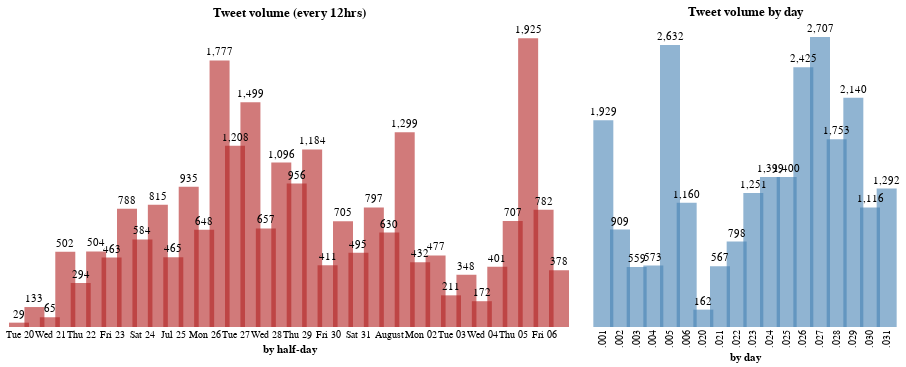

Here is the notebook cell this chart was saved with:
### Code cell
import altair as alt
alt.data_transformers.disable_max_rows()

steelblue = 'rgb(70,130,180)'

tweet_by_hours_bar = alt.Chart(all_tweets_time, title='Tweet volume (every 12hrs)').mark_bar(
    opacity=0.6, color='firebrick', size=20).encode(
    x=alt.X('time_bins_12h:T', axis=alt.Axis(title='by half-day', ticks=False)),
    y=alt.Y('count:Q', axis=None),  
)

tweet_by_hours_text = alt.Chart(all_tweets_time).mark_text(
    align='center',
    baseline='middle',
    color='black',
    dy=-8 
).encode(
    x=alt.X('time_bins_12h:T', axis=alt.Axis(ticks=False)),
    y=alt.Y('count:Q', axis=None),
    text=alt.Text('count:Q', format=',')
)

tweet_by_days_bar = alt.Chart(all_tweets_day, title='Tweet volume by day').mark_bar(opacity=0.6, color='steelblue', size=20).encode(
    x=alt.X('day_bins:O', axis=alt.Axis(title='by day', ticks=False)),
    y=alt.Y('count:Q', axis=None),  
)

tweet_by_days_text = alt.Chart(all_tweets_day).mark_text(
    align='center',
    baseline='middle',
    color='black',
    dy=-8 
).encode(
    x=alt.X('day_bins:T', axis=alt.Axis(ticks=False)),
    y=alt.Y('count:Q', axis=alt.Axis(title='count', ticks=False)),  
    text=alt.Text('count:Q', format=',')
)

tweet_by_hours = (tweet_by_hours_bar + tweet_by_hours_text).properties(
    width=550,
    height=300)

tweet_by_days = (tweet_by_days_bar + tweet_by_days_text).properties(
    width=300,
    height=300)

(tweet_by_hours | tweet_by_days).configure_axis(
    grid=False,
    domain=False
).configure_view(
    strokeWidth=0)

### Figure 1 — Vega-Lite specification as saved in the notebook (floating-point values rounded to 4 significant figures)
{"config": {"view": {"continuousWidth": 400, "continuousHeight": 300, "strokeWidth": 0}, "axis": {"domain": false, "grid": false}}, "hconcat": [{"layer": [{"mark": {"type": "bar", "color": "firebrick", "opacity": 0.6, "size": 20}, "encoding": {"x": {"type": "temporal", "axis": {"ticks": false, "title": "by half-day"}, "field": "time_bins_12h"}, "y": {"type": "quantitative", "axis": null, "field": "count"}}, "title": "Tweet volume (every 12hrs)"}, {"mark": {"type": "text", "align": "center", "baseline": "middle", "color": "black", "dy": -8}, "encoding": {"text": {"type": "quantitative", "field": "count", "format": ","}, "x": {"type": "temporal", "axis": {"ticks": false}, "field": "time_bins_12h"}, "y": {"type": "quantitative", "axis": null, "field": "count"}}}], "data": {"name": "data-627b8e72edacba233b673421222e5198"}, "height": 300, "width": 550}, {"layer": [{"mark": {"type": "bar", "color": "steelblue", "opacity": 0.6, "size": 20}, "encoding": {"x": {"type": "ordinal", "axis": {"ticks": false, "title": "by day"}, "field": "day_bins"}, "y": {"type": "quantitative", "axis": null, "field": "count"}}, "title": "Tweet volume by day"}, {"mark": {"type": "text", "align": "center", "baseline": "middle", "color": "black", "dy": -8}, "encoding": {"text": {"type": "quantitative", "field": "count", "format": ","}, "x": {"type": "temporal", "axis": {"ticks": false}, "field": "day_bins"}, "y": {"type": "quantitative", "axis": {"ticks": false, "title": "count"}, "field": "count"}}}], "data": {"name": "data-29c3c9d1103ab9b29e8dd668906dc0a6"}, "height": 300, "width": 300}], "$schema": "https://vega.github.io/schema/vega-lite/v4.8.1.json", "datasets": {"data-627b8e72edacba233b673421222e5198": [{"time_bins_12h": "2021-07-20T00:00:00", "count": 29}, {"time_bins_12h": "2021-07-20T12:00:00", "count": 133}, {"time_bins_12h": "2021-07-21T00:00:00", "count": 65}, {"time_bins_12h": "2021-07-21T12:00:00", "count": 502}, {"time_bins_12h": "2021-07-22T00:00:00", "count": 294}, {"time_bins_12h": "2021-07-22T12:00:00", "count": 504}, {"time_bins_12h": "2021-07-23T00:00:00", "count": 463}, {"time_bins_12h": "2021-07-23T12:00:00", "count": 788}, {"time_bins_12h": "2021-07-24T00:00:00", "count": 584}, {"time_bins_12h": "2021-07-24T12:00:00", "count": 815}, {"time_bins_12h": "2021-07-25T00:00:00", "count": 465}, {"time_bins_12h": "2021-07-25T12:00:00", "count": 935}, {"time_bins_12h": "2021-07-26T00:00:00", "count": 648}, {"time_bins_12h": "2021-07-26T12:00:00", "count": 1777}, {"time_bins_12h": "2021-07-27T00:00:00", "count": 1208}, {"time_bins_12h": "2021-07-27T12:00:00", "count": 1499}, {"time_bins_12h": "2021-07-28T00:00:00", "count": 657}, {"time_bins_12h": "2021-07-28T12:00:00", "count": 1096}, {"time_bins_12h": "2021-07-29T00:00:00", "count": 956}, {"time_bins_12h": "2021-07-29T12:00:00", "count": 1184}, {"time_bins_12h": "2021-07-30T00:00:00", "count": 411}, {"time_bins_12h": "2021-07-30T12:00:00", "count": 705}, {"time_bins_12h": "2021-07-31T00:00:00", "count": 495}, {"time_bins_12h": "2021-07-31T12:00:00", "count": 797}, {"time_bins_12h": "2021-08-01T00:00:00", "count": 630}, {"time_bins_12h": "2021-08-01T12:00:00", "count": 1299}, {"time_bins_12h": "2021-08-02T00:00:00", "count": 432}, {"time_bins_12h": "2021-08-02T12:00:00", "count": 477}, {"time_bins_12h": "2021-08-03T00:00:00", "count": 211}, {"time_bins_12h": "2021-08-03T12:00:00", "count": 348}, {"time_bins_12h": "2021-08-04T00:00:00", "count": 172}, {"time_bins_12h": "2021-08-04T12:00:00", "count": 401}, {"time_bins_12h": "2021-08-05T00:00:00", "count": 707}, {"time_bins_12h": "2021-08-05T12:00:00", "count": 1925}, {"time_bins_12h": "2021-08-06T00:00:00", "count": 782}, {"time_bins_12h": "2021-08-06T12:00:00", "count": 378}], "data-29c3c9d1103ab9b29e8dd668906dc0a6": [{"day_bins": 1, "count": 1929}, {"day_bins": 2, "count": 909}, {"day_bins": 3, "count": 559}, {"day_bins": 4, "count": 573}, {"day_bins": 5, "count": 2632}, {"day_bins": 6, "count": 1160}, {"day_bins": 20, "count": 162}, {"day_bins": 21, "count": 567}, {"day_bins": 22, "count": 798}, {"day_bins": 23, "count": 1251}, {"day_bins": 24, "count": 1399}, {"day_bins": 25, "count": 1400}, {"day_bins": 26, "count": 2425}, {"day_bins": 27, "count": 2707}, {"day_bins": 28, "count": 1753}, {"day_bins": 29, "count": 2140}, {"day_bins": 30, "count": 1116}, {"day_bins": 31, "count": 1292}]}}
